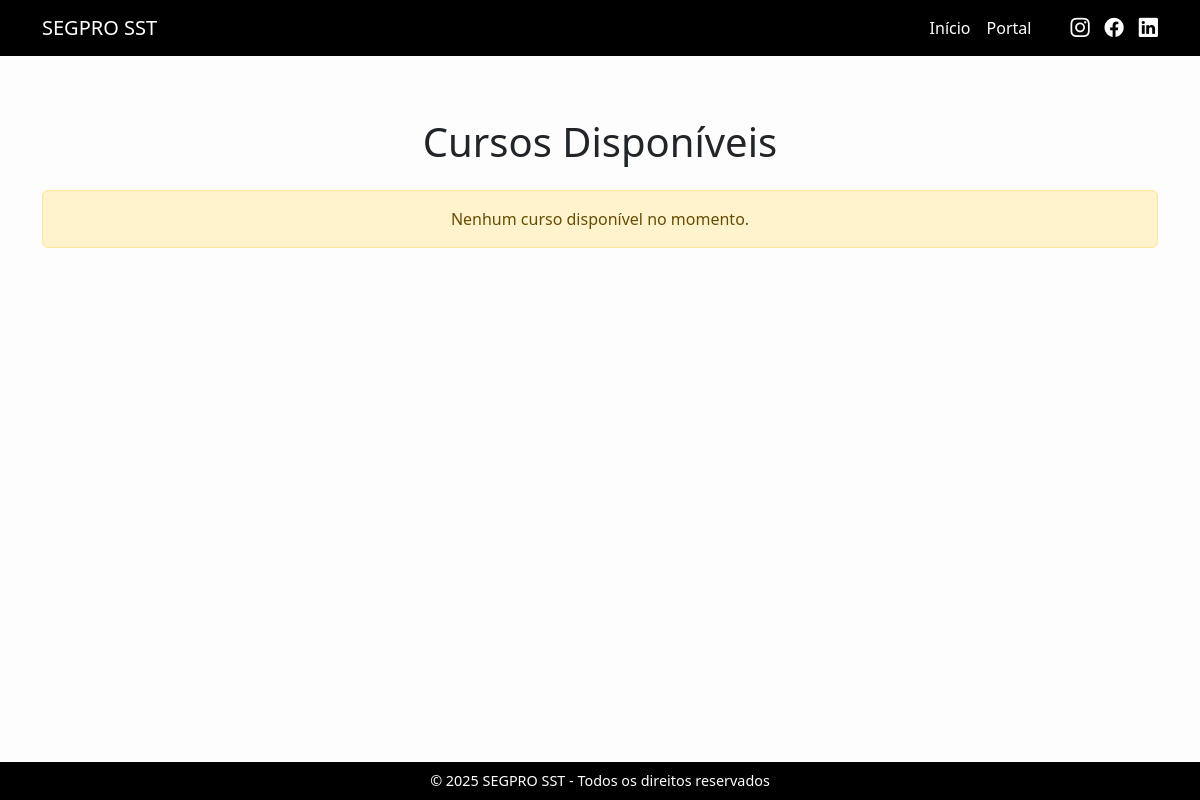
The page /cursos/ on the database as committed earlier.
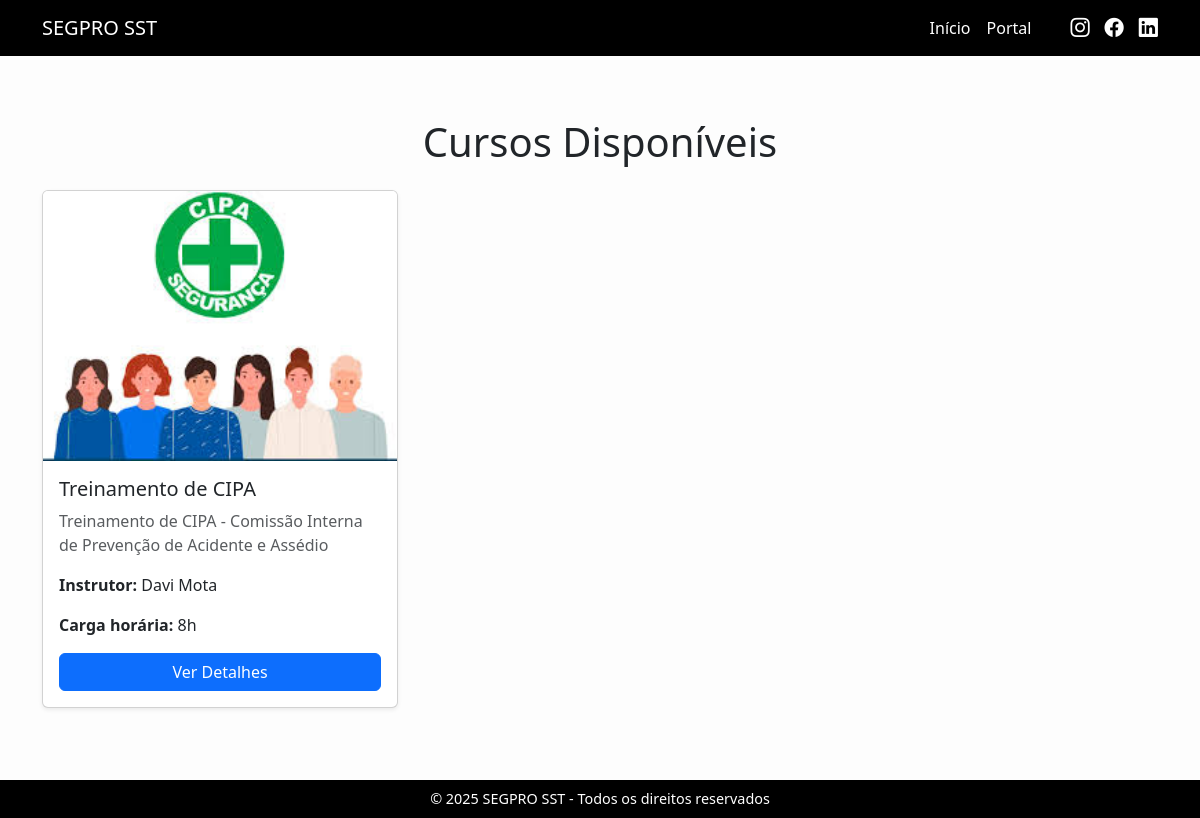
The same page on the database as committed later.
### cursos/models.py (models this page shows, shortened)
class Curso(models.Model):
    titulo = models.CharField(max_length=255)
    descricao = models.TextField()
    instrutor = models.CharField(max_length=100)
    carga_horaria = models.PositiveIntegerField()
    imagem = models.ImageField(upload_to='cursos/imagens/', blank=True, null=True)
    publicado = models.BooleanField(default=True)
    criado_em = models.DateTimeField(auto_now_add=True)

### cursos/views.py (the view)
# urls.py: path('', views.lista_cursos, name='lista'),
def lista_cursos(request):
    cursos = Curso.objects.filter(publicado=True)
    return render(request, 'cursos/lista.html', {'cursos': cursos})

### templates/cursos/lista.html (shortened to what this page needs)
{% extends 'base.html' %}
{% load static %}
{% block content %}
<div class="container py-5">
    <h1 class="mb-4 text-center">Cursos Disponíveis</h1>
    {% if cursos %}
        <div class="row">
            {% for curso in cursos %}
                <div class="col-md-6 col-lg-4 mb-4">
                    <div class="card h-100 shadow-sm">
                        {% if curso.imagem %}
                            <img src="{{ curso.imagem.url }}" class="card-img-top" alt="{{ curso.titulo }}">
                        {% else %}
                            <img src="{% static 'img/curso_default.jpg' %}" class="card-img-top" alt="Imagem padrão">
                        {% endif %}
                        <div class="card-body d-flex flex-column">
                            <h5 class="card-title">{{ curso.titulo }}</h5>
                            <p class="card-text text-muted">{{ curso.descricao|truncatechars:100 }}</p>
                            <p class="card-text"><strong>Instrutor:</strong> {{ curso.instrutor }}</p>
                            <p class="card-text"><strong>Carga horária:</strong> {{ curso.carga_horaria }}h</p>
                            <a href="{% url 'cursos:detalhe' curso.id %}" class="btn btn-primary mt-auto">Ver Detalhes</a>
                        </div>
                    </div>
                </div>
            {% endfor %}
        </div>
    {% else %}
        <div class="alert alert-warning text-center" role="alert">
            Nenhum curso disponível no momento.
        </div>
    {% endif %}
</div>
{% endblock %}

### templates/base.html (shortened to what this page needs)
<!DOCTYPE html>
<html lang="pt-br">
<head>
    <link href="https://cdn.jsdelivr.net/npm/bootstrap@5.3.2/dist/css/bootstrap.min.css" rel="stylesheet">
    <link href="https://cdn.jsdelivr.net/npm/bootstrap-icons@1.10.5/font/bootstrap-icons.css" rel="stylesheet">
</head>
<body class="d-flex flex-column min-vh-100">
    <nav class="navbar navbar-expand-lg navbar-dark navbar-custom fixed-top">
        <div class="container">
            <a class="navbar-brand" href="{% url 'core:home' %}">SEGPRO SST</a>
            <div class="collapse navbar-collapse justify-content-end" id="navbarNav">
                <ul class="navbar-nav">
                    <li class="nav-item"><a class="nav-link" href="{% url 'core:home' %}">Início</a></li>
                    <li class="nav-item"><a class="nav-link" href="{% url 'usuarios:login' %}">Portal</a></li>
                </ul>
                <div class="social-icons d-flex align-items-center ms-3">
                    <a class="social-icon" href="https://www.instagram.com/segprosistemas" target="_blank" title="Instagram"><i class="bi bi-instagram"></i></a>
                    <a class="social-icon" href="https://www.facebook.com/segprosistemas" target="_blank" title="Facebook"><i class="bi bi-facebook"></i></a>
                    <a class="social-icon" href="https://www.linkedin.com/company/segprosistemas" target="_blank" title="LinkedIn"><i class="bi bi-linkedin"></i></a>
                </div>
            </div>
        </div>
    </nav>
    <main class="flex-grow-1">
        {% block content %}{% endblock %}
    </main>
    <footer class="footer-custom mt-auto text-center">
        <div class="container">
            <p class="mb-0">&copy; 2025 SEGPRO SST - Todos os direitos reservados</p>
        </div>
    </footer>
</body>
</html>

### templates/base.html (style rules this page uses)
body { padding-top: 70px; background-color: #fdfdfd; font-family: 'Segoe UI', Tahoma, Geneva, Verdana, sans-serif; }
.navbar-custom { background-color: #000 !important; }
.navbar-custom .navbar-brand, .navbar-custom .nav-link, .navbar-custom .social-icon { color: #ffffff !important; font-weight: 500; }
footer.footer-custom { background-color: #000000; color: #ffffff; padding: 0.5rem 0; font-size: 0.9rem; }
.social-icons a { margin-left: 15px; font-size: 1.2rem; }

Rows that differ between the two databases and show on the page:
added Curso: imagem (picture), titulo "Treinamento de CIPA", descricao "Treinamento de CIPA - Comissão Interna de Prevenção de Acidente e Assédio", instrutor "Davi Mota", carga_horaria "8"
Other text that changed with them:
text no longer shown: "Nenhum curso disponível no momento."
